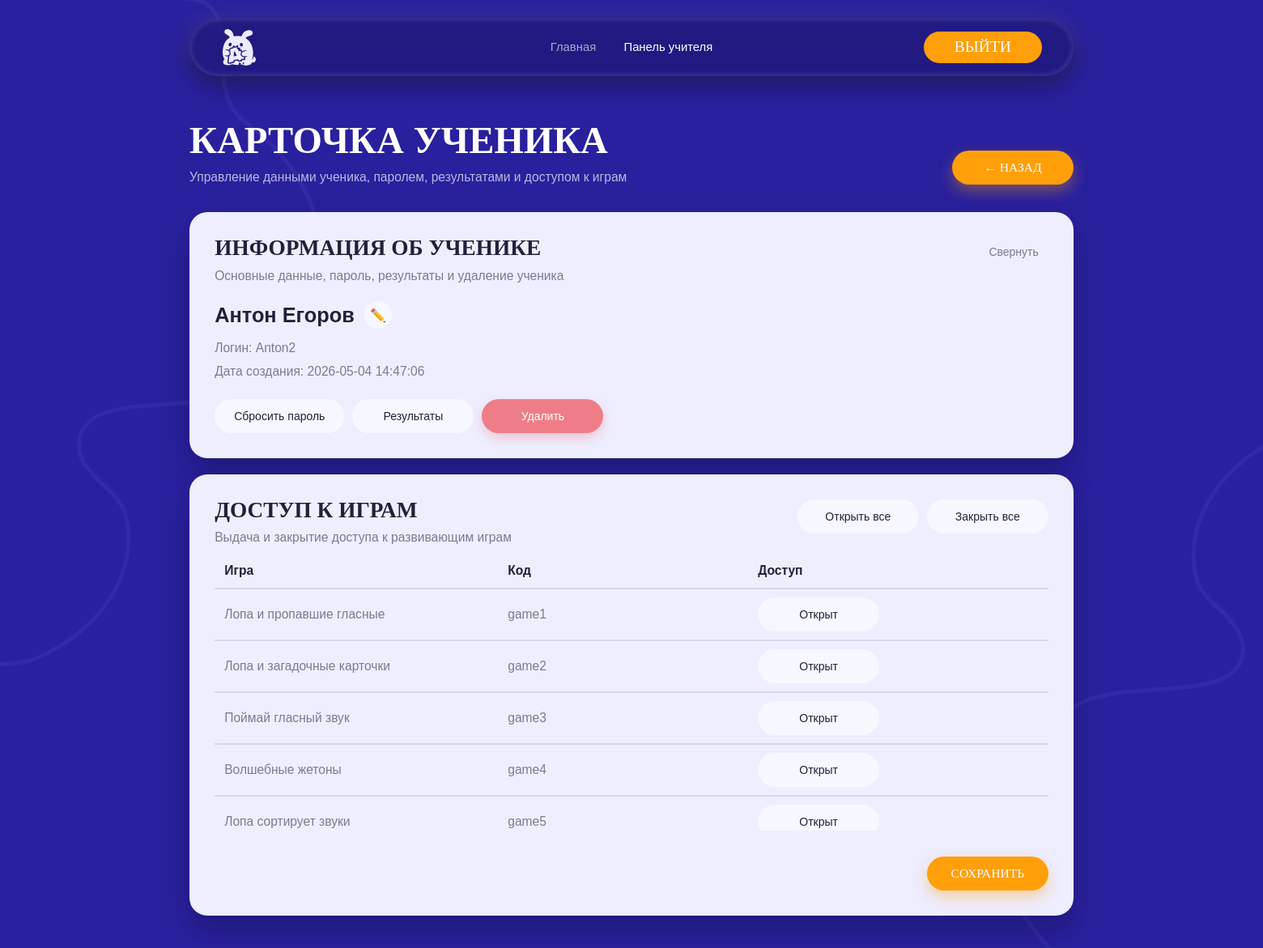
The page /teacher/student.php?id=33 (signed in) on the database its author committed.
### tables this page shows
CREATE TABLE `users` (
  `id` int(11) NOT NULL,
  `role` enum('teacher','student') NOT NULL,
  `login` varchar(64) NOT NULL,
  `pass_hash` varchar(255) NOT NULL,
  `display_name` varchar(128) NOT NULL,
  `created_at` timestamp NOT NULL DEFAULT current_timestamp(),
  `must_change_pass` tinyint(1) NOT NULL DEFAULT 0
);

CREATE TABLE `student_game_access` (
  `student_id` int(11) NOT NULL,
  `game_id` int(11) NOT NULL,
  `is_enabled` tinyint(1) NOT NULL DEFAULT 0
);

CREATE TABLE `games` (
  `id` int(11) NOT NULL,
  `code` varchar(64) NOT NULL,
  `title` varchar(128) NOT NULL,
  `path` varchar(255) NOT NULL
);

### inc/config.php (called while the page is built, shortened)
<?php
function h(string $s): string {
  return htmlspecialchars($s, ENT_QUOTES | ENT_SUBSTITUTE, 'UTF-8');
}

### teacher/student.php (the view, shortened to what this page needs)
<?php
require_once __DIR__ . '/../inc/db.php';
$studentId = (int) ($_GET['id'] ?? 0);
$student = $pdo->prepare("
    SELECT id, display_name, login, created_at, must_change_pass
    FROM users
    WHERE id = ? AND role = 'student'
    LIMIT 1
  ");
$student->execute([$studentId]);
$stu = $student->fetch();
$rows = $pdo->prepare("
    SELECT g.id, g.title, g.code, a.is_enabled
    FROM games g
    LEFT JOIN student_game_access a
      ON a.game_id = g.id AND a.student_id = ?
    ORDER BY g.id
  ");
$rows->execute([$studentId]);
$games = $rows->fetchAll();
?>
<!doctype html>
<html lang="ru">
<head>
  <link rel="stylesheet" href="../assets/style.css?v=2">
</head>
<body>
  <main class="teacher-page">
    <header class="teacher-header">
      <a class="teacher-logo" href="../index.php" aria-label="На главную">
        <img src="../assets/img/logo.svg" alt="Логотип">
      </a>
      <nav class="teacher-nav">
        <a href="../index.php">Главная</a>
        <a href="dashboard.php" class="active">Панель учителя</a>
      </nav>
      <a class="teacher-header-btn" href="../logout.php">Выйти</a>
    </header>
    <div class="teacher-wrap">
      <div class="teacher-grid">
        <div class="student-title-row">
          <div class="student-title">
            <h1>Карточка ученика</h1>
            <p>Управление данными ученика, паролем, результатами и&nbsp;доступом к играм</p>
          </div>
          <div class="student-title-actions">
            <a class="orange-btn" href="dashboard.php">← Назад</a>
          </div>
        </div>
        <section class="student-main-card">
          <div class="card-title-row">
            <div>
              <h2>Информация об ученике</h2>
              <div class="card-subtitle">
                Основные данные, пароль, результаты и&nbsp;удаление ученика
              </div>
            </div>
            <button class="collapse-btn" type="button" id="studentInfoToggle" onclick="toggleStudentInfo()">
              Свернуть
            </button>
          </div>
          <div class="student-info-body" id="studentInfoBody">
            <div class="student-head">
              <div>
                <div class="student-name">
                  <strong><?= h($stu['display_name']) ?></strong>
                  <button class="icon-btn" type="button" onclick="openModal('editNameModal')" title="Редактировать имя">
                    ✏️
                  </button>
                </div>
                <div class="student-meta">
                  <div class="small">Логин: <?= h($stu['login']) ?></div>
                  <div class="small">Дата создания: <?= h($stu['created_at'] ?? '—') ?></div>
                </div>
              </div>
            </div>
            <div class="actions-row">
              <button class="soft-btn" type="button" onclick="openModal('resetPasswordModal')">
                Сбросить пароль
              </button>
              <button class="soft-btn" type="button" onclick="openModal('resultsModal')">
                Результаты
              </button>
              <button class="danger-btn" type="button" onclick="openModal('deleteStudentModal')">
                Удалить
              </button>
            </div>
          </div>
        </section>
        <section class="student-access-card">
          <div class="card-title-row">
            <div>
              <h2>Доступ к играм</h2>
              <div class="card-subtitle">
                Выдача и закрытие доступа к&nbsp;развивающим играм
              </div>
            </div>
            <div class="games-actions">
              <form method="post" class="js-ajax-access-form">
                <button class="soft-btn" type="submit">Открыть все</button>
              </form>
              <form method="post" class="js-ajax-access-form">
                <button class="soft-btn" type="submit">Закрыть все</button>
              </form>
            </div>
          </div>
          <form method="post" class="js-ajax-access-form">
            <div class="games-table-scroll">
              <table class="games-table">
                <thead>
                  <tr>
                    <th>Игра</th>
                    <th>Код</th>
                    <th>Доступ</th>
                  </tr>
                </thead>
                <tbody>
                  <?php foreach ($games as $g): ?>
                    <tr>
                      <td><?= h($g['title']) ?></td>
                      <td><?= h($g['code']) ?></td>
                      <td>
                        <label class="access-toggle">
                          <span class="access-pill"></span>
                        </label>
                      </td>
                    </tr>
                  <?php endforeach; ?>
                </tbody>
              </table>
            </div>
            <div class="save-row">
              <button class="orange-btn" type="submit">Сохранить</button>
            </div>
          </form>
        </section>
      </div>
    </div>
  </main>
</body>
</html>

### assets/style.css (style rules this page uses)
* { box-sizing: border-box; }
body { font-family: system-ui, Arial; margin: 0; background: #f6f7fb; color: #111; }
a { color: inherit; }
h1 { margin: 0 0 12px; font-size: 26px; }
h2 { margin: 0 0 10px; font-size: 18px; }
p { margin: 8px 0; }
input, button, select { font: inherit; }
button { padding: 10px 12px; border: 0; border-radius: 10px; cursor: pointer; background: #111; color: #fff; }
.small { font-size: 13px; color: #555; }

### rows shown on the page
users: display_name "Антон Егоров", login "Anton2", created_at "2026-05-04 14:47:06"
student_game_access: game.title "Лопа и пропавшие гласные", game.code "game1"
student_game_access: game.title "Лопа и загадочные карточки", game.code "game2"
student_game_access: game.title "Поймай гласный звук", game.code "game3"
student_game_access: game.title "Волшебные жетоны", game.code "game4"
student_game_access: game.title "Лопа сортирует звуки", game.code "game5"
